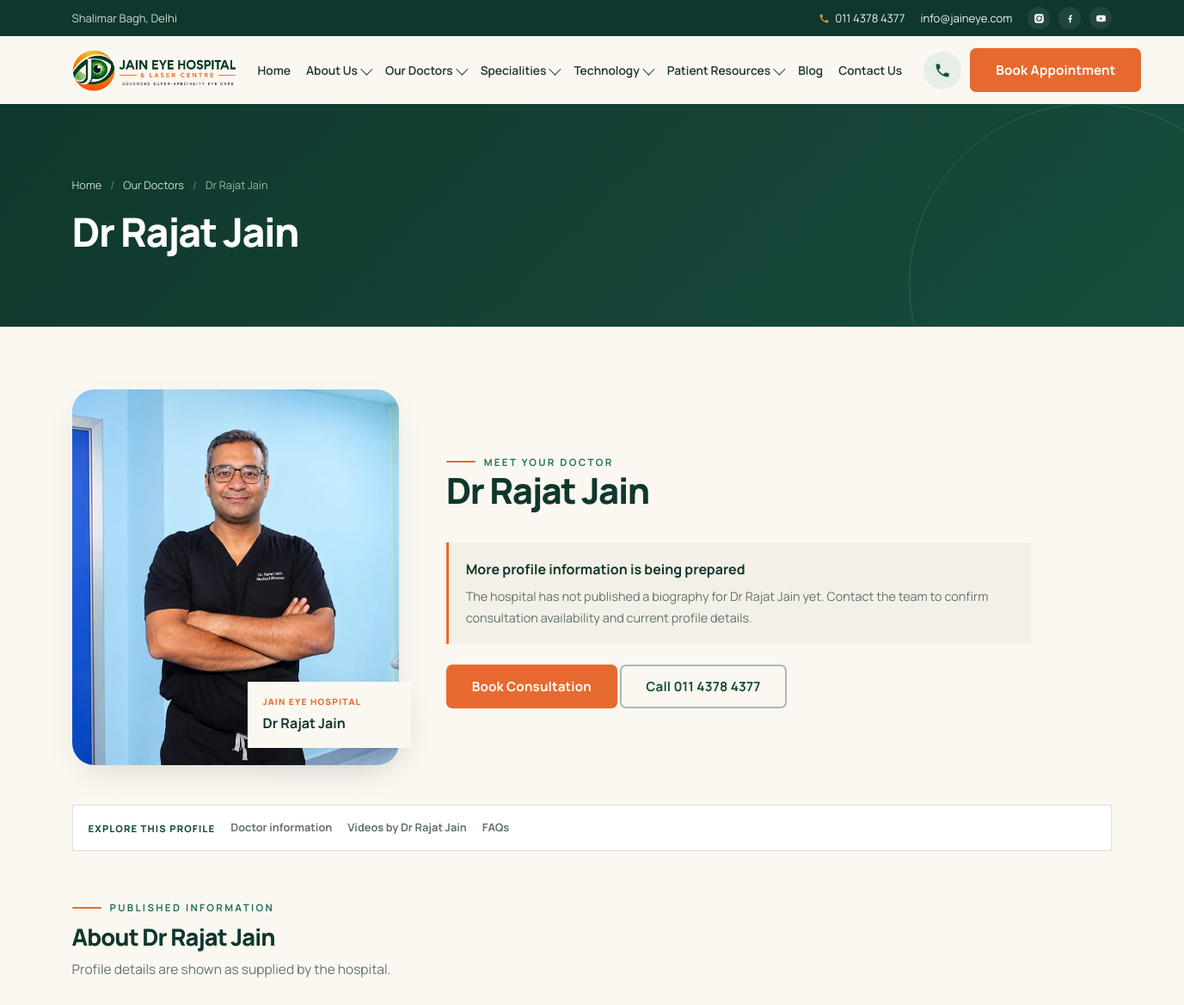
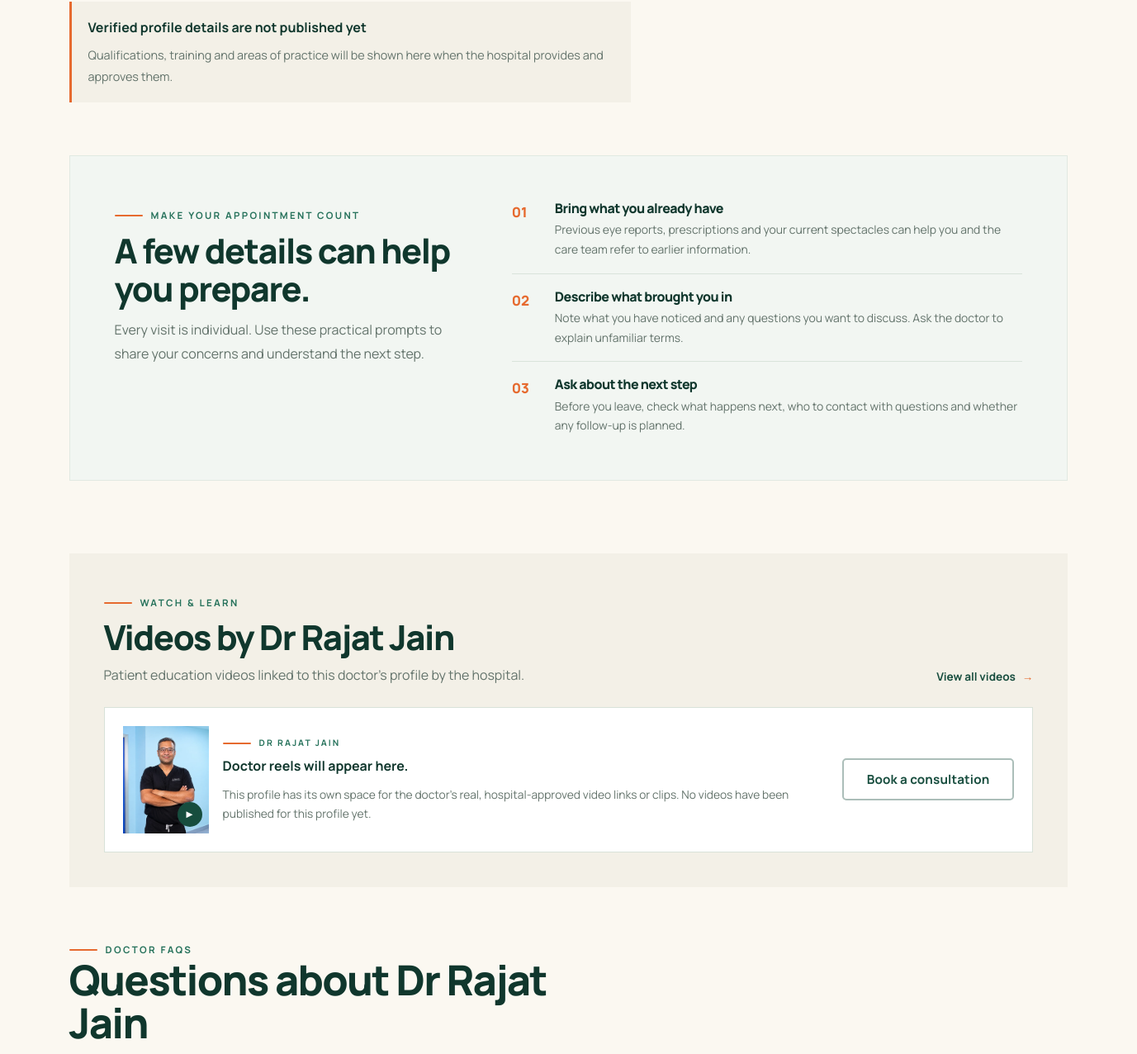
The app's page /doctors/dr-rajat-jain (upper part), older data (2 pictures, top to bottom).
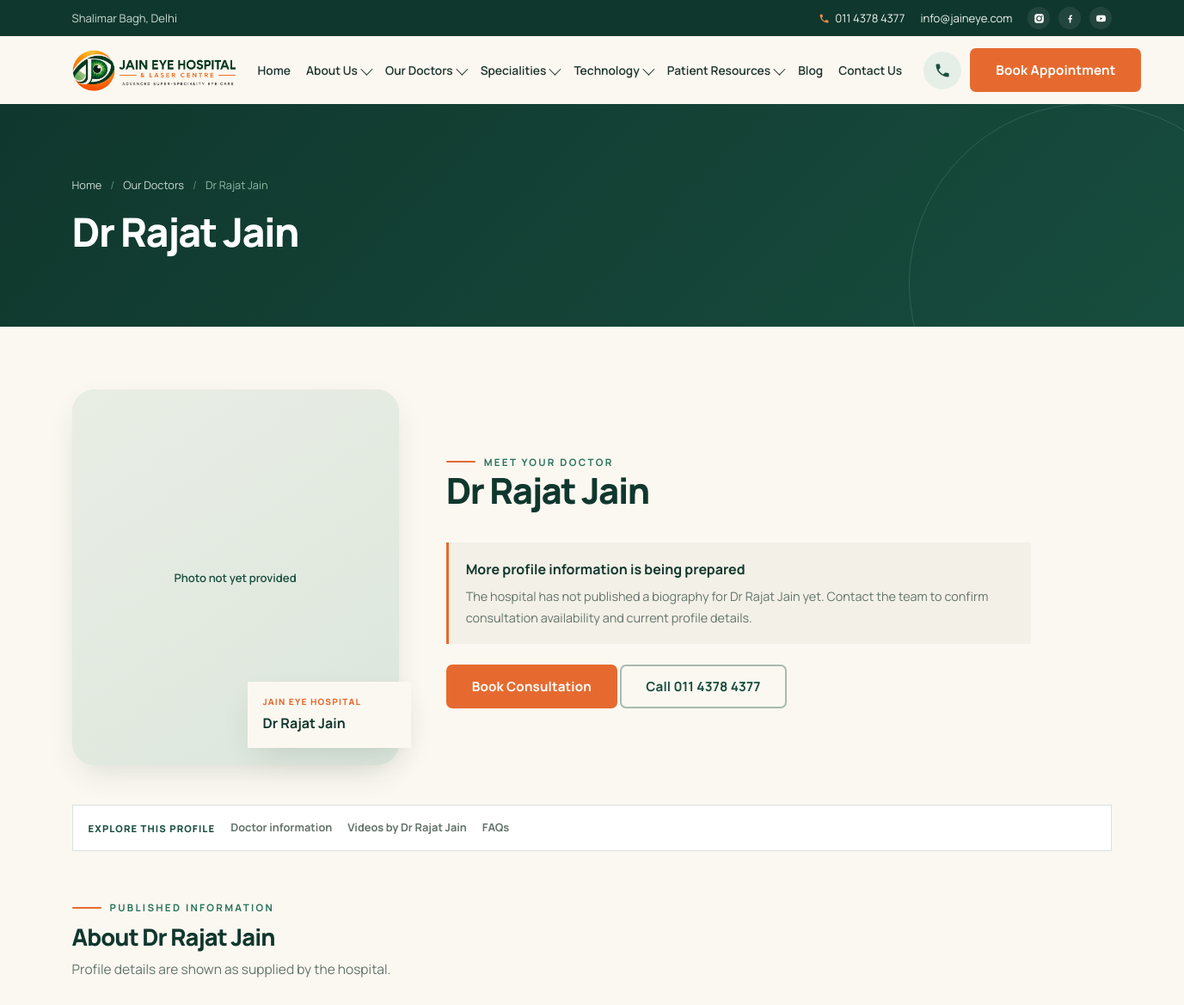
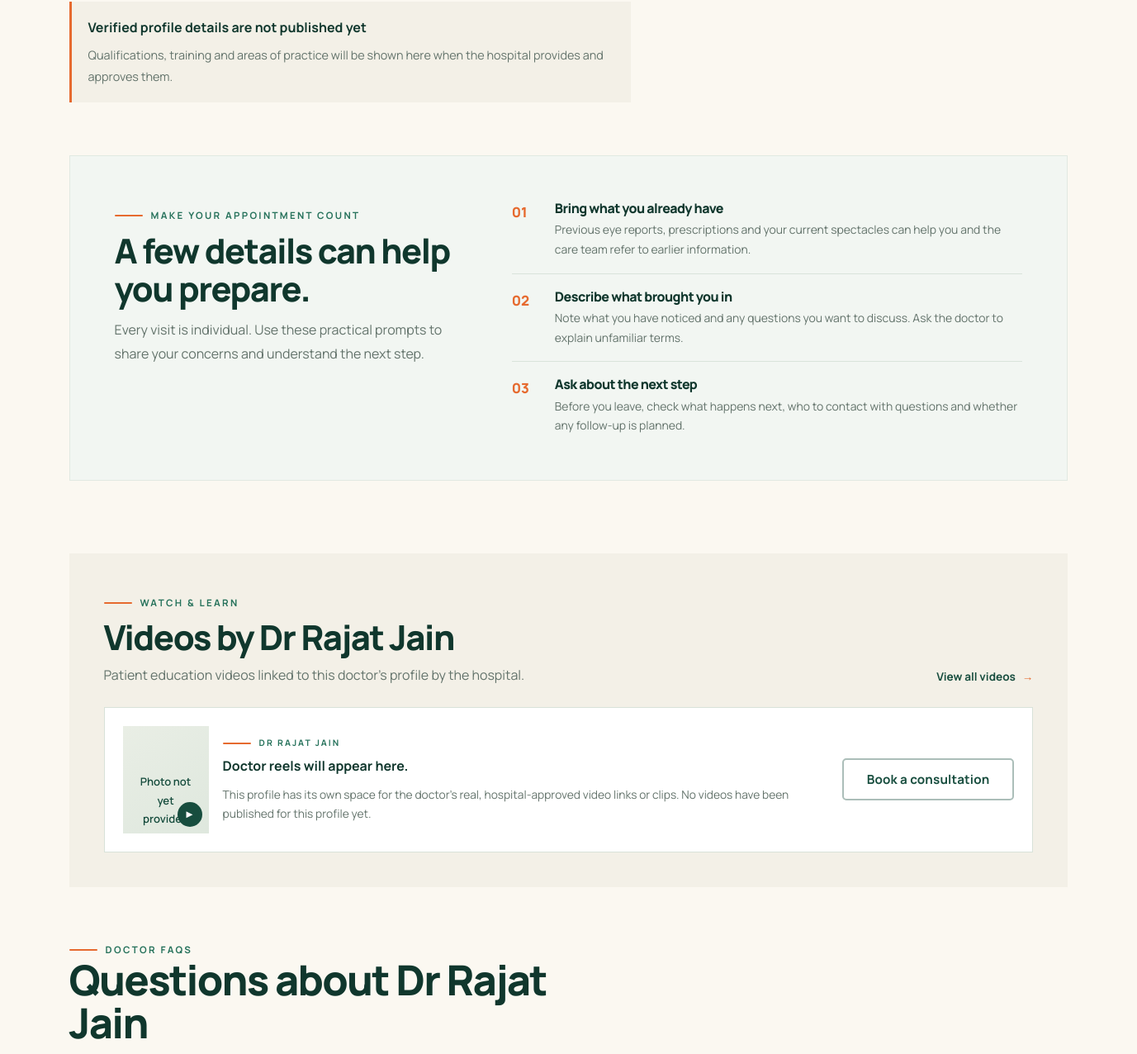
The same page, newer data (2 pictures, top to bottom).
### tables this page shows
CREATE TABLE doctors (
  id INT UNSIGNED AUTO_INCREMENT PRIMARY KEY,
  name VARCHAR(160) NOT NULL,
  slug VARCHAR(180) NOT NULL UNIQUE,
  designation VARCHAR(200) DEFAULT NULL,
  qualifications VARCHAR(255) DEFAULT NULL,
  specialisation VARCHAR(200) DEFAULT NULL,
  biography MEDIUMTEXT DEFAULT NULL,
  education MEDIUMTEXT DEFAULT NULL,
  expertise MEDIUMTEXT DEFAULT NULL,
  fellowships MEDIUMTEXT DEFAULT NULL,
  memberships MEDIUMTEXT DEFAULT NULL,
  awards_text MEDIUMTEXT DEFAULT NULL,
  photo VARCHAR(255) DEFAULT NULL,
  is_featured TINYINT(1) NOT NULL DEFAULT 0,
  status ENUM('draft','published') NOT NULL DEFAULT 'published',
  position INT NOT NULL DEFAULT 0,
  created_at TIMESTAMP DEFAULT CURRENT_TIMESTAMP,
  updated_at TIMESTAMP DEFAULT CURRENT_TIMESTAMP ON UPDATE CURRENT_TIMESTAMP
);

### includes/db.php (called while the page is built, shortened)
<?php
function db(): PDO
{
    static $pdo = null;
    if ($pdo instanceof PDO) {
        return $pdo;
    }
    $dsn = 'mysql:host=' . DB_HOST . ';dbname=' . DB_NAME . ';charset=' . DB_CHARSET;
    try {
        $pdo = new PDO($dsn, DB_USER, DB_PASS, [
            PDO::ATTR_ERRMODE            => PDO::ERRMODE_EXCEPTION,
            PDO::ATTR_DEFAULT_FETCH_MODE => PDO::FETCH_ASSOC,
            PDO::ATTR_EMULATE_PREPARES   => false,
        ]);
    } catch (PDOException $e) {
        error_log('DB connection failed: ' . $e->getMessage());
        http_response_code(503);
        exit('Service temporarily unavailable. Please try again later.');
    }
    return $pdo;
}
function db_all(string $sql, array $params = []): array
{
    $stmt = db()->prepare($sql);
    $stmt->execute($params);
    return $stmt->fetchAll();
}
function db_row(string $sql, array $params = []): ?array
{
    $stmt = db()->prepare($sql);
    $stmt->execute($params);
    $row = $stmt->fetch();
    return $row === false ? null : $row;
}

### includes/functions.php (the view, shortened to what the changed rows need)
<?php
function e(?string $value): string
{
    return htmlspecialchars((string)$value, ENT_QUOTES, 'UTF-8');
}
function url(string $path = ''): string
{
    $scriptDir = str_replace('\\', '/', dirname($_SERVER['SCRIPT_NAME'] ?? '/'));
    $base = rtrim($scriptDir, '/');
    return $base . '/' . ltrim($path, '/');
}
function excerpt(string $text, int $length = 160): string
{
    $text = trim(strip_tags($text));
    if (mb_strlen($text) <= $length) return $text;
    return rtrim(mb_substr($text, 0, $length)) . '…';
}
function image_or_placeholder(?string $path, string $class = '', string $alt = '', bool $lazy = true): string
{
    $path = trim((string)$path);
    if ($path === '') {
        $classAttr = $class !== '' ? ' class="' . e('image-placeholder ' . $class) . '"' : ' class="image-placeholder"';
        $label = $alt !== '' ? $alt . '. Photo not yet provided.' : 'Photo not yet provided.';
        return '<div' . $classAttr . ' role="img" aria-label="' . e($label) . '"><span aria-hidden="true">Photo not yet provided</span></div>';
    }
    $src = str_starts_with($path, 'assets/') ? url($path) : uploads_url($path);
    $loading = $lazy ? ' loading="lazy" decoding="async"' : ' fetchpriority="high"';
    return '<img src="' . e($src) . '" alt="' . e($alt) . '"' . ($class ? ' class="' . e($class) . '"' : '') . $loading . '>';
}
function navigation_link_details(string $href, string $label = ''): array
{
    static $content = null;
    if ($content === null) {
        foreach (db_all("SELECT slug, name, photo, designation, specialisation, biography FROM doctors WHERE status='published' ORDER BY position") as $doctor) {
            $route = '/doctors/' . $doctor['slug'];
            $content['images'][$route] = $doctor['photo'] ?: '';
            $about = trim(implode(' · ', array_filter([$doctor['designation'], $doctor['specialisation']])));
            $content['descriptions'][$route] = $about ?: excerpt((string)($doctor['biography'] ?? ''), 115);
        }
        foreach (db_all("SELECT slug, name, image, short_description FROM specialities WHERE status='published' ORDER BY position") as $speciality) {
            $route = '/specialities/' . $speciality['slug'];
            $content['images'][$route] = $speciality['image'] ?: '';
            $content['descriptions'][$route] = $speciality['short_description'] ?: 'Read about ' . $speciality['name'] . ' and request a consultation.';
            if (empty($content['images']['/specialities'])) $content['images']['/specialities'] = $speciality['image'] ?: '';
        }
        foreach (db_all("SELECT slug, name, image, short_description FROM treatments WHERE status='published' ORDER BY position") as $treatment) {
            $route = '/treatments/' . $treatment['slug'];
            $content['images'][$route] = $treatment['image'] ?: '';
            $content['descriptions'][$route] = $treatment['short_description'] ?: 'Read information about ' . $treatment['name'] . '.';
            if (empty($content['images']['/treatments'])) $content['images']['/treatments'] = $treatment['image'] ?: '';
        }
        foreach (db_all("SELECT slug, name, category, image, short_description FROM technologies WHERE status='published' ORDER BY position") as $technology) {
            if (empty($content['images']['/technology'])) $content['images']['/technology'] = $technology['image'] ?: '';
            $content['images']['/technology/' . $technology['slug']] = $technology['image'] ?: '';
        }
        if (empty($content['images']['/doctors'])) {
            $content['images']['/doctors'] = 'assets/img/hospital-pic-15.webp';
        }
        if (empty($content['images']['/about-us#leadership'])) {
            $content['images']['/about-us#leadership'] = $content['images']['/doctors'];
        }
    }
    $parts = parse_url($href) ?: [];
    $path = $parts['path'] ?? '/';
    $key = $path;
    if (!empty($parts['query'])) $key .= '?' . $parts['query'];
    if (!empty($parts['fragment'])) $key .= '#' . $parts['fragment'];
    $image = $content['images'][$key] ?? $content['images'][$path] ?? '';
    $description = $content['descriptions'][$key] ?? $content['descriptions'][$path] ?? '';
    if (!$image) $image = 'assets/img/hospital-pic-15.webp';
    if (!$description) {
        $description = $label !== '' ? 'Explore ' . $label . ' at ' . SITE_NAME . '.' : 'Learn more about ' . SITE_NAME . '.';
    }
    return ['image' => $image, 'description' => excerpt($description, 115)];
}

### pages/doctor.php (shortened to what the changed rows need)
<?php
$doctor = db_row("SELECT * FROM doctors WHERE slug = ? AND status='published'", [$slug]);
$doctor_reels = db_all(
    "SELECT id, title, description, video_path, video_url, thumbnail FROM reels
     WHERE doctor_id=? AND status='published'
       AND ((video_path IS NOT NULL AND video_path <> '') OR (video_url IS NOT NULL AND video_url <> ''))
     ORDER BY position, id",
    [$doctor['id']]
);
require __DIR__ . '/../includes/header.php';
?>
<section class="page-hero doctor-page-hero">
  <div class="container">
    <nav class="breadcrumb" aria-label="Breadcrumb"><a href="<?= url('/') ?>">Home</a><span class="sep">/</span><a href="<?= url('doctors') ?>">Our Doctors</a><span class="sep">/</span><span><?= e($doctor['name']) ?></span></nav>
    <h1><?= e($doctor['name']) ?></h1>
  </div>
</section>
<section class="section">
  <div class="container">
    <div class="profile-hero">
      <div class="doctor-profile__portrait reveal">
        <div class="profile-hero__photo"><?= image_or_placeholder($doctor['photo'], '', 'Portrait of ' . $doctor['name'], false) ?></div>
        <span class="doctor-profile__portrait-caption"><span>Jain Eye Hospital</span><strong><?= e($doctor['name']) ?></strong></span>
      </div>
      <div class="doctor-profile__intro reveal">
        <span class="eyebrow">Meet your doctor</span>
        <h2><?= e($doctor['name']) ?></h2>
        <?php if ($doctor['biography']): ?>
        <div class="prose"><?= nl2br(e($doctor['biography'])) ?></div>
        <?php else: ?>
        <div class="doctor-profile__notice"><strong>More profile information is being prepared</strong><p>The hospital has not published a biography for <?= e($doctor['name']) ?> yet. Contact the team to confirm consultation availability and current profile details.</p></div>
        <?php endif; ?>
        <div class="btn-row" style="margin-top:24px">
          <a class="btn btn--primary" href="<?= url('book-appointment') ?>">Book Consultation</a>
          <a class="btn btn--outline" href="tel:+911143784377">Call <?= e(SITE_PHONE_1) ?></a>
        </div>
      </div>
    </div>
    <nav class="doctor-profile-nav" aria-label="On this page">
      <span>Explore this profile</span>
      <a href="#doctor-details">Doctor information</a>
      <a href="#doctor-reels">Videos by <?= e($doctor['name']) ?></a>
      <a href="#doctor-faqs">FAQs</a>
    </nav>
    <div class="prose doctor-profile-details" id="doctor-details">
      <div class="doctor-profile-details__heading"><span class="eyebrow">Published information</span><h2>About <?= e($doctor['name']) ?></h2><p>Profile details are shown as supplied by the hospital.</p></div>
      <?php if (empty($doctor['education']) && empty($doctor['expertise']) && empty($doctor['fellowships']) && empty($doctor['memberships']) && empty($doctor['awards_text'])): ?>
      <div class="doctor-profile__notice"><strong>Verified profile details are not published yet</strong><p>Qualifications, training and areas of practice will be shown here when the hospital provides and approves them.</p></div>
      <?php endif; ?>
    </div>
    <section class="doctor-visit-guide" aria-labelledby="doctorVisitGuideTitle">
      <div class="doctor-visit-guide__intro">
        <span class="eyebrow">Make your appointment count</span>
        <h2 id="doctorVisitGuideTitle">A few details can help you prepare.</h2>
        <p>Every visit is individual. Use these practical prompts to share your concerns and understand the next step.</p>
      </div>
      <div class="doctor-visit-guide__list">
        <article><span>01</span><div><h3>Bring what you already have</h3><p>Previous eye reports, prescriptions and your current spectacles can help you and the care team refer to earlier information.</p></div></article>
        <article><span>02</span><div><h3>Describe what brought you in</h3><p>Note what you have noticed and any questions you want to discuss. Ask the doctor to explain unfamiliar terms.</p></div></article>
        <article><span>03</span><div><h3>Ask about the next step</h3><p>Before you leave, check what happens next, who to contact with questions and whether any follow-up is planned.</p></div></article>
      </div>
    </section>
    <section class="doctor-reels-section" id="doctor-reels" aria-labelledby="doctorReelsHeading">
      <div class="doctor-reels-section__heading">
        <div><span class="eyebrow">Watch &amp; learn</span><h2 id="doctorReelsHeading">Videos by <?= e($doctor['name']) ?></h2><p>Patient education videos linked to this doctor’s profile by the hospital.</p></div>
        <a class="link-arrow" href="<?= url('reels') ?>">View all videos</a>
      </div>
      <?php if ($doctor_reels): ?>
      <div class="doctor-reel-grid">
        <?php foreach ($doctor_reels as $reel): ?>
        <?php $externalReelUrl = safe_https_url($reel['video_url'] ?? null); ?>
        <article class="doctor-reel-card">
          <?php if (!empty($reel['video_path'])): ?>
          <div class="doctor-reel-card__video">
            <video controls playsinline preload="none" <?= $reel['thumbnail'] ? 'poster="' . e(uploads_url($reel['thumbnail'])) . '"' : '' ?>>
              <source src="<?= e(uploads_url($reel['video_path'])) ?>">
              Your browser does not support video playback.
            </video>
          </div>
          <?php elseif ($externalReelUrl): ?>
          <?php
            $reelHost = strtolower((string)parse_url($externalReelUrl, PHP_URL_HOST));
            $reelPlatform = ($reelHost === 'instagram.com' || str_ends_with($reelHost, '.instagram.com'))
                ? 'Watch on Instagram'
                : (($reelHost === 'youtube.com' || str_ends_with($reelHost, '.youtube.com') || $reelHost === 'youtu.be')
                    ? 'Watch on YouTube'
                    : 'Watch this video');
          ?>
          <a class="doctor-reel-card__external" href="<?= e($externalReelUrl) ?>" target="_blank" rel="noopener noreferrer" aria-label="<?= e($reelPlatform . ': ' . $reel['title']) ?>">
            <?= image_or_placeholder($reel['thumbnail'] ?: $doctor['photo'], '', 'Video thumbnail for ' . $reel['title']) ?>
            <span class="doctor-reel-card__external-play" aria-hidden="true">▶</span>
            <span class="doctor-reel-card__external-label"><?= e($reelPlatform) ?> <i aria-hidden="true">↗</i></span>
          </a>
          <?php endif; ?>
          <div class="doctor-reel-card__body"><span class="eyebrow"><?= e($doctor['name']) ?></span><h3><?= e($reel['title']) ?></h3>
            <?php if (!empty($reel['description'])): ?><p><?= e($reel['description']) ?></p><?php endif; ?>
          </div>
        </article>
        <?php endforeach; ?>
      </div>
      <?php else: ?>
      <div class="doctor-reels-empty">
        <div class="doctor-reels-empty__portrait"><?= image_or_placeholder($doctor['photo'], '', 'Portrait of ' . $doctor['name']) ?><span aria-hidden="true">▶</span></div>
        <div><span class="eyebrow"><?= e($doctor['name']) ?></span><strong>Doctor reels will appear here.</strong><p>This profile has its own space for the doctor’s real, hospital-approved video links or clips. No videos have been published for this profile yet.</p></div>
        <a class="btn btn--outline" href="<?= url('book-appointment') ?>">Book a consultation</a>
      </div>
      <?php endif; ?>
    </section>
    <div class="doctor-profile-faq" id="doctor-faqs">
      <div class="section-head"><span class="eyebrow">Doctor FAQs</span><h2>Questions about <?= e($doctor['name']) ?></h2></div>
    </div>
  </div>
</section>
<?php require __DIR__ . '/../includes/footer.php'; ?>

Row changes from the older to the newer data that the page shows:
changed doctors "Dr Rajat Jain": photo: picture removed
Text that changed along with them:
text now shown: "Photo not yet provided Photo not yet provided"
